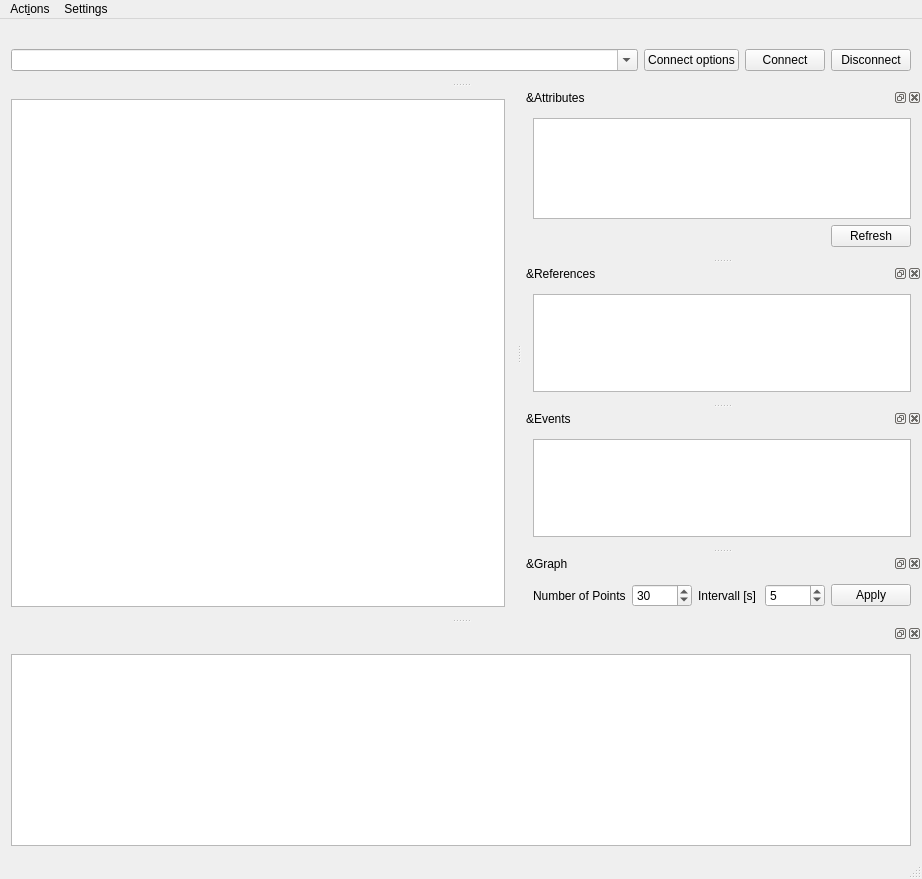
<?xml version="1.0" encoding="UTF-8"?>
<ui version="4.0">
 <class>MainWindow</class>
 <widget class="QMainWindow" name="MainWindow">
  <property name="geometry">
   <rect>
    <x>0</x>
    <y>0</y>
    <width>922</width>
    <height>879</height>
   </rect>
  </property>
  <property name="windowTitle">
   <string>OPC Explorer</string>
  </property>
  <property name="windowIcon">
   <iconset>
    <normaloff>../network.svg</normaloff>../network.svg</iconset>
  </property>
  <widget class="QWidget" name="centralWidget">
   <layout class="QGridLayout" name="gridLayout_2">
    <item row="0" column="0">
     <widget class="QSplitter" name="splitter">
      <property name="sizePolicy">
       <sizepolicy hsizetype="Preferred" vsizetype="Preferred">
        <horstretch>0</horstretch>
        <verstretch>0</verstretch>
       </sizepolicy>
      </property>
      <property name="orientation">
       <enum>Qt::Horizontal</enum>
      </property>
      <widget class="OPCTreeView" name="treeView">
       <property name="sizePolicy">
        <sizepolicy hsizetype="Fixed" vsizetype="Expanding">
         <horstretch>0</horstretch>
         <verstretch>0</verstretch>
        </sizepolicy>
       </property>
       <property name="focusPolicy">
        <enum>Qt::StrongFocus</enum>
       </property>
       <property name="contextMenuPolicy">
        <enum>Qt::ActionsContextMenu</enum>
       </property>
       <property name="editTriggers">
        <set>QAbstractItemView::NoEditTriggers</set>
       </property>
       <property name="dragEnabled">
        <bool>true</bool>
       </property>
       <property name="dragDropMode">
        <enum>QAbstractItemView::DragOnly</enum>
       </property>
      </widget>
     </widget>
    </item>
   </layout>
  </widget>
  <widget class="QMenuBar" name="menuBar">
   <property name="geometry">
    <rect>
     <x>0</x>
     <y>0</y>
     <width>922</width>
     <height>24</height>
    </rect>
   </property>
   <widget class="QMenu" name="menuOPC_UA_Client">
    <property name="title">
     <string>Act&amp;ions</string>
    </property>
    <addaction name="actionConnect"/>
    <addaction name="actionDisconnect"/>
    <addaction name="actionCopyPath"/>
    <addaction name="actionCopyNodeId"/>
    <addaction name="actionSubscribeEvent"/>
    <addaction name="actionUnsubscribeEvents"/>
   </widget>
   <widget class="QMenu" name="menuSettings">
    <property name="title">
     <string>Settings</string>
    </property>
    <addaction name="actionDark_Mode"/>
    <addaction name="actionClient_Application_Certificate"/>
   </widget>
   <addaction name="menuOPC_UA_Client"/>
   <addaction name="menuSettings"/>
  </widget>
  <widget class="QStatusBar" name="statusBar"/>
  <widget class="QDockWidget" name="attrDockWidget">
   <property name="sizePolicy">
    <sizepolicy hsizetype="Expanding" vsizetype="Preferred">
     <horstretch>0</horstretch>
     <verstretch>0</verstretch>
    </sizepolicy>
   </property>
   <property name="minimumSize">
    <size>
     <width>400</width>
     <height>170</height>
    </size>
   </property>
   <property name="windowTitle">
    <string>&amp;Attributes</string>
   </property>
   <attribute name="dockWidgetArea">
    <number>2</number>
   </attribute>
   <widget class="QWidget" name="dockWidgetContents">
    <property name="sizePolicy">
     <sizepolicy hsizetype="Expanding" vsizetype="Preferred">
      <horstretch>0</horstretch>
      <verstretch>0</verstretch>
     </sizepolicy>
    </property>
    <property name="minimumSize">
     <size>
      <width>100</width>
      <height>0</height>
     </size>
    </property>
    <layout class="QGridLayout" name="gridLayout_4">
     <item row="0" column="0" colspan="2">
      <widget class="QTreeView" name="attrView">
       <property name="focusPolicy">
        <enum>Qt::StrongFocus</enum>
       </property>
       <property name="sizeAdjustPolicy">
        <enum>QAbstractScrollArea::AdjustToContents</enum>
       </property>
       <property name="editTriggers">
        <set>QAbstractItemView::AllEditTriggers</set>
       </property>
       <property name="showDropIndicator" stdset="0">
        <bool>false</bool>
       </property>
       <property name="textElideMode">
        <enum>Qt::ElideNone</enum>
       </property>
       <property name="autoExpandDelay">
        <number>-1</number>
       </property>
       <property name="indentation">
        <number>18</number>
       </property>
       <property name="sortingEnabled">
        <bool>true</bool>
       </property>
       <property name="wordWrap">
        <bool>true</bool>
       </property>
      </widget>
     </item>
     <item row="1" column="0">
      <spacer name="horizontalSpacer">
       <property name="orientation">
        <enum>Qt::Horizontal</enum>
       </property>
       <property name="sizeHint" stdset="0">
        <size>
         <width>40</width>
         <height>20</height>
        </size>
       </property>
      </spacer>
     </item>
     <item row="1" column="1">
      <widget class="QPushButton" name="attrRefreshButton">
       <property name="text">
        <string>Refresh</string>
       </property>
      </widget>
     </item>
    </layout>
   </widget>
  </widget>
  <widget class="QDockWidget" name="addrDockWidget">
   <property name="sizePolicy">
    <sizepolicy hsizetype="Preferred" vsizetype="Minimum">
     <horstretch>0</horstretch>
     <verstretch>0</verstretch>
    </sizepolicy>
   </property>
   <property name="features">
    <set>QDockWidget::NoDockWidgetFeatures</set>
   </property>
   <property name="allowedAreas">
    <set>Qt::TopDockWidgetArea</set>
   </property>
   <attribute name="dockWidgetArea">
    <number>4</number>
   </attribute>
   <widget class="QWidget" name="dockWidgetContents_2">
    <property name="sizePolicy">
     <sizepolicy hsizetype="Expanding" vsizetype="Preferred">
      <horstretch>0</horstretch>
      <verstretch>0</verstretch>
     </sizepolicy>
    </property>
    <layout class="QGridLayout" name="gridLayout">
     <item row="1" column="4">
      <widget class="QPushButton" name="connectButton">
       <property name="focusPolicy">
        <enum>Qt::StrongFocus</enum>
       </property>
       <property name="text">
        <string>Connect</string>
       </property>
      </widget>
     </item>
     <item row="1" column="5">
      <widget class="QPushButton" name="disconnectButton">
       <property name="focusPolicy">
        <enum>Qt::StrongFocus</enum>
       </property>
       <property name="text">
        <string>Disconnect</string>
       </property>
      </widget>
     </item>
     <item row="1" column="2">
      <widget class="QComboBox" name="addrComboBox">
       <property name="sizePolicy">
        <sizepolicy hsizetype="Expanding" vsizetype="Fixed">
         <horstretch>0</horstretch>
         <verstretch>0</verstretch>
        </sizepolicy>
       </property>
       <property name="editable">
        <bool>true</bool>
       </property>
       <property name="insertPolicy">
        <enum>QComboBox::InsertAtTop</enum>
       </property>
      </widget>
     </item>
     <item row="1" column="3">
      <widget class="QPushButton" name="connectOptionButton">
       <property name="focusPolicy">
        <enum>Qt::StrongFocus</enum>
       </property>
       <property name="text">
        <string>Connect options</string>
       </property>
      </widget>
     </item>
    </layout>
   </widget>
  </widget>
  <widget class="QDockWidget" name="refDockWidget">
   <property name="sizePolicy">
    <sizepolicy hsizetype="Expanding" vsizetype="Preferred">
     <horstretch>0</horstretch>
     <verstretch>0</verstretch>
    </sizepolicy>
   </property>
   <property name="windowTitle">
    <string>&amp;References</string>
   </property>
   <attribute name="dockWidgetArea">
    <number>2</number>
   </attribute>
   <widget class="QWidget" name="dockWidgetContents_4">
    <property name="sizePolicy">
     <sizepolicy hsizetype="Expanding" vsizetype="Preferred">
      <horstretch>0</horstretch>
      <verstretch>0</verstretch>
     </sizepolicy>
    </property>
    <layout class="QVBoxLayout" name="verticalLayout_2">
     <item>
      <widget class="QTableView" name="refView">
       <property name="focusPolicy">
        <enum>Qt::StrongFocus</enum>
       </property>
       <property name="editTriggers">
        <set>QAbstractItemView::NoEditTriggers</set>
       </property>
       <property name="tabKeyNavigation">
        <bool>false</bool>
       </property>
      </widget>
     </item>
    </layout>
   </widget>
  </widget>
  <widget class="QDockWidget" name="evDockWidget">
   <property name="sizePolicy">
    <sizepolicy hsizetype="Expanding" vsizetype="Preferred">
     <horstretch>0</horstretch>
     <verstretch>0</verstretch>
    </sizepolicy>
   </property>
   <property name="windowTitle">
    <string>&amp;Events</string>
   </property>
   <attribute name="dockWidgetArea">
    <number>2</number>
   </attribute>
   <widget class="QWidget" name="dockWidgetContents_5">
    <layout class="QGridLayout" name="gridLayout_5">
     <item row="0" column="0">
      <widget class="QListView" name="evView">
       <property name="focusPolicy">
        <enum>Qt::StrongFocus</enum>
       </property>
       <property name="acceptDrops">
        <bool>true</bool>
       </property>
       <property name="editTriggers">
        <set>QAbstractItemView::NoEditTriggers</set>
       </property>
       <property name="dragDropMode">
        <enum>QAbstractItemView::DropOnly</enum>
       </property>
      </widget>
     </item>
    </layout>
   </widget>
  </widget>
  <widget class="QDockWidget" name="logDockWidget_2">
   <attribute name="dockWidgetArea">
    <number>8</number>
   </attribute>
   <widget class="QWidget" name="dockWidgetContents_7">
    <layout class="QGridLayout" name="gridLayout_6">
     <item row="0" column="0">
      <widget class="QTextEdit" name="logTextEdit">
       <property name="focusPolicy">
        <enum>Qt::StrongFocus</enum>
       </property>
       <property name="tabChangesFocus">
        <bool>true</bool>
       </property>
       <property name="readOnly">
        <bool>false</bool>
       </property>
      </widget>
     </item>
    </layout>
   </widget>
  </widget>
  <widget class="QDockWidget" name="graphDockWidget">
   <property name="windowTitle">
    <string>&amp;Graph</string>
   </property>
   <attribute name="dockWidgetArea">
    <number>2</number>
   </attribute>
   <widget class="QWidget" name="dockWidgetContents_6">
    <layout class="QGridLayout" name="gridLayout_7">
     <item row="0" column="0">
      <layout class="QVBoxLayout" name="graphLayout">
       <item>
        <layout class="QHBoxLayout" name="horizontalLayout">
         <item>
          <widget class="QLabel" name="labelNumberOfPoints">
           <property name="text">
            <string>Number of Points</string>
           </property>
          </widget>
         </item>
         <item>
          <widget class="QSpinBox" name="spinBoxNumberOfPoints">
           <property name="minimum">
            <number>10</number>
           </property>
           <property name="maximum">
            <number>100</number>
           </property>
           <property name="value">
            <number>30</number>
           </property>
          </widget>
         </item>
         <item>
          <widget class="QLabel" name="labelIntervall">
           <property name="text">
            <string>Intervall [s]</string>
           </property>
          </widget>
         </item>
         <item>
          <widget class="QSpinBox" name="spinBoxIntervall">
           <property name="minimum">
            <number>1</number>
           </property>
           <property name="maximum">
            <number>3600</number>
           </property>
           <property name="value">
            <number>5</number>
           </property>
          </widget>
         </item>
         <item>
          <widget class="QPushButton" name="buttonApply">
           <property name="text">
            <string>Apply</string>
           </property>
          </widget>
         </item>
        </layout>
       </item>
      </layout>
     </item>
    </layout>
   </widget>
  </widget>
  <action name="actionConnect">
   <property name="text">
    <string>&amp;Connect</string>
   </property>
  </action>
  <action name="actionDisconnect">
   <property name="text">
    <string>&amp;Disconnect</string>
   </property>
   <property name="toolTip">
    <string>Disconnect from server</string>
   </property>
  </action>
  <action name="actionSubscribeEvent">
   <property name="text">
    <string>Subscribe to &amp;events</string>
   </property>
   <property name="toolTip">
    <string>Subscribe to events from selected node</string>
   </property>
  </action>
  <action name="actionUnsubscribeEvents">
   <property name="text">
    <string>U&amp;nsubscribe to Events</string>
   </property>
   <property name="toolTip">
    <string>Unsubscribe to Events from current node</string>
   </property>
  </action>
  <action name="actionCopyPath">
   <property name="text">
    <string>Copy &amp;Path</string>
   </property>
   <property name="toolTip">
    <string>Copy path to node to clipboard</string>
   </property>
  </action>
  <action name="actionCopyNodeId">
   <property name="text">
    <string>C&amp;opy NodeId</string>
   </property>
   <property name="toolTip">
    <string>Copy NodeId to clipboard</string>
   </property>
  </action>
  <action name="actionAddToGraph">
   <property name="text">
    <string>Add to &amp;Graph</string>
   </property>
   <property name="toolTip">
    <string>Add this node to the graph</string>
   </property>
   <property name="shortcut">
    <string>Ctrl+G</string>
   </property>
  </action>
  <action name="actionRemoveFromGraph">
   <property name="text">
    <string>Remove from Graph</string>
   </property>
   <property name="toolTip">
    <string>Remove this node from the graph</string>
   </property>
   <property name="shortcut">
    <string>Ctrl+Shift+G</string>
   </property>
  </action>
  <action name="actionCall">
   <property name="text">
    <string>Call</string>
   </property>
   <property name="toolTip">
    <string>Call Ua Method</string>
   </property>
  </action>
  <action name="actionDark_Mode">
   <property name="checkable">
    <bool>true</bool>
   </property>
   <property name="text">
    <string>Dark Mode</string>
   </property>
   <property name="statusTip">
    <string>Enables Dark Mode Theme</string>
   </property>
  </action>
  <action name="actionClient_Application_Certificate">
   <property name="text">
    <string>Client Application Certificate</string>
   </property>
  </action>
 </widget>
 <layoutdefault spacing="6" margin="11"/>
 <customwidgets>
  <customwidget>
   <class>OPCTreeView</class>
   <extends>QTreeView</extends>
   <header>uaclient/tree/opctreeview</header>
  </customwidget>
 </customwidgets>
 <tabstops>
  <tabstop>addrComboBox</tabstop>
  <tabstop>connectOptionButton</tabstop>
  <tabstop>connectButton</tabstop>
  <tabstop>disconnectButton</tabstop>
  <tabstop>treeView</tabstop>
  <tabstop>attrView</tabstop>
  <tabstop>attrRefreshButton</tabstop>
  <tabstop>refView</tabstop>
  <tabstop>evView</tabstop>
  <tabstop>spinBoxNumberOfPoints</tabstop>
  <tabstop>spinBoxIntervall</tabstop>
  <tabstop>buttonApply</tabstop>
  <tabstop>logTextEdit</tabstop>
 </tabstops>
 <resources/>
 <connections/>
</ui>
